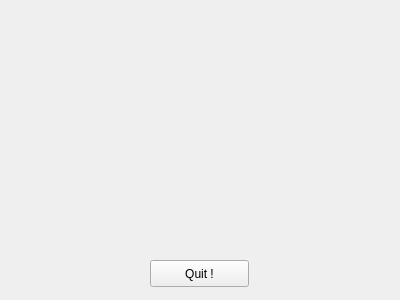
<?xml version="1.0" encoding="UTF-8"?>
<ui version="4.0">
 <class>MainWindow</class>
 <widget class="QMainWindow" name="MainWindow">
  <property name="geometry">
   <rect>
    <x>0</x>
    <y>0</y>
    <width>400</width>
    <height>300</height>
   </rect>
  </property>
  <property name="windowTitle">
   <string>MainWindow</string>
  </property>
  <widget class="QWidget" name="centralWidget">
   <widget class="QPushButton" name="pushButton">
    <property name="geometry">
     <rect>
      <x>150</x>
      <y>260</y>
      <width>99</width>
      <height>27</height>
     </rect>
    </property>
    <property name="text">
     <string>Quit !</string>
    </property>
   </widget>
  </widget>
 </widget>
 <layoutdefault spacing="6" margin="11"/>
 <resources/>
 <connections>
  <connection>
   <sender>pushButton</sender>
   <signal>clicked()</signal>
   <receiver>MainWindow</receiver>
   <slot>close()</slot>
   <hints>
    <hint type="sourcelabel">
     <x>204</x>
     <y>75</y>
    </hint>
    <hint type="destinationlabel">
     <x>286</x>
     <y>124</y>
    </hint>
   </hints>
  </connection>
 </connections>
</ui>
